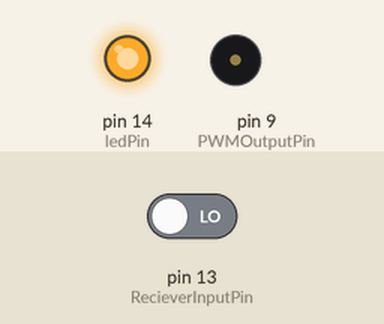
Bench run of a sketch on a simulated Arduino Uno, built with avr-gcc and run on an emulated ATmega328P. Shown: output pins drawn as LEDs (lit = HIGH), buzzer (waves = sounding). The inputs (shaded band) are chosen by the test bench; at power-on: pin 13 (RecieverInputPin) LOW.

Above: at 7.2 s.
7.3 s: pin 13 (RecieverInputPin) driven HIGH
Timing chart, 0 to 10.3 s (numbered marks = the images above; inputs shaded):
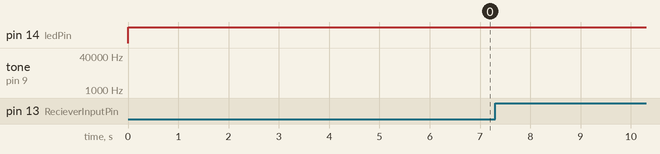

The sketch:

SeniorProjectCode.ino
```cpp
#define RecieverInputPin 13
#define PWMOutputPin 9
#define ledPin 14

#define SpeedOfSound 1100
#define LEDon 1
#define LEDoff 0

//sets the definiton of a signal recieved to be one or zero
#define InputSignalPolarity 1
//sets the distance the the program is looking for
#define DesiredDistance 11
//sets the tolerance of the distance being looked for
#define ToleranceDistance 1

//this variable needs to be global to hold values through iterations of the main loop
float DistanceArray[10];

void setup() {

  pinMode(RecieverInputPin, INPUT);
  digitalWrite(ledPin, LOW);
  pinMode(ledPin, OUTPUT);

}

void loop() {

    //initializes non global variables
    int i;
    int NoSignal;
    long int starttime;
    long int stoptime;
    long int signaltime;
    float seconds;
    float distance;
    float sum;
    float AverageDistance;

    //takes a starting time
    starttime=micros();

    //generates a PWM output at pin 9 of 40kHz for 1 milliseconds
    tone(PWMOutputPin, 40000, 1);
    delay(1); //waits for the signal to be done to make sure it isn't read

    //waits until the receiver picks up a signal, records the time
    while(digitalRead(RecieverInputPin)==InputSignalPolarity) {
      //makes sure the code doesn't sit in this loop forever
      if(starttime-micros() > 38000) { //38000 corresponds to a distance read of over 20 feet
        NoSignal=1;
        break;
      }
     }
    stoptime=micros();

    //calculates the time elapsed for the signal to be sent and returned
    signaltime = stoptime-starttime;
    seconds = float(signaltime)/float(10^6);
    distance = (SpeedOfSound * seconds)/2;

     //sets the distance to be extremely high to make the average distance
     //well out of range of the desired distance if no return singal is detected
    if(NoSignal==1) {
      distance = 1000;
    }

    //stores most recent ten distances in an array, most recent being at index 0
    for(i=0; i<9; i++) {
      DistanceArray[i+1]=DistanceArray[i];
    }
    DistanceArray[0] = distance;

    //calculates the sum of the distance array
    for(i=0;i<10; i++) {
      sum+=DistanceArray[i];
    }

    //calculates the average distance
    AverageDistance = sum/10;

    //checks if the averaged distance is outof range of the tolerance distance
    if(abs(DesiredDistance-AverageDistance)>ToleranceDistance) {
      digitalWrite(ledPin, LEDon);
    }
    else {
      digitalWrite(ledPin, LEDoff);
    }

    //waits 5 milliseconds between samples, allows the residual noise from the first
    //pulse to die out
    delay(5);


}
```
